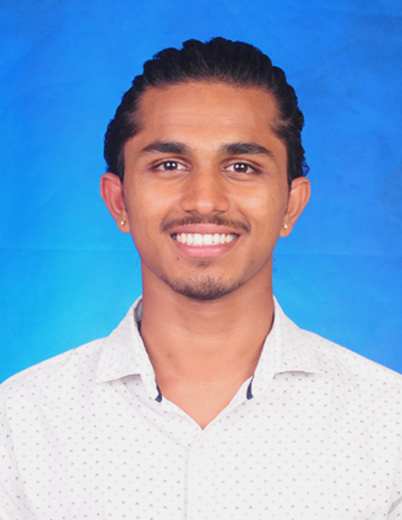
#> input picture M4/AIML_4MT20AI017_M CHINMAYA RAO.JPG, 402 x 520 px, found by its file name
$ python Preprocesing_technique.py
#> lines starting #> are read from the running program, lines starting #| are printed output that depends on the picture
#> further down, original_image is the input picture: shape (520, 402, 3); mean B, G, R 202.5, 166.5, 135
import cv2
import matplotlib.pyplot as plt

# Function to resize an image
def resize_image(image, new_size):
#> called with new_size = (150, 150)
    resized_image = cv2.resize(image, new_size)
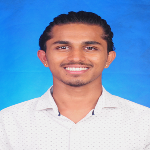
#> resized_image: shape (150, 150, 3); mean B, G, R 202.4, 166.3, 134.9
    return resized_image

# Function to convert an image to grayscale
def convert_to_grayscale(image):
    grayscale_image = cv2.cvtColor(image, cv2.COLOR_BGR2GRAY)
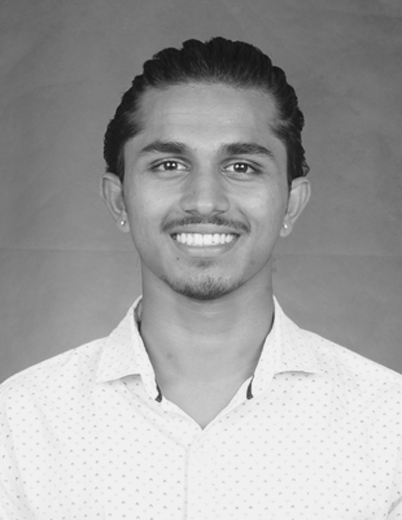
#> grayscale_image: shape (520, 402); min 17, max 242, mean 161.2
    return grayscale_image

# Read an example image
image_path = "M4/AIML_4MT20AI017_M CHINMAYA RAO.JPG"
original_image = cv2.imread(image_path)

# Display the original image
plt.subplot(1, 3, 1)
plt.imshow(cv2.cvtColor(original_image, cv2.COLOR_BGR2RGB))
plt.title("Original Image")

# Resize the image to (150, 150)
resized_image = resize_image(original_image, (150, 150))
plt.subplot(1, 3, 2)
plt.imshow(cv2.cvtColor(resized_image, cv2.COLOR_BGR2RGB))
plt.title("Resized Image")

# Convert the image to grayscale
grayscale_image = convert_to_grayscale(original_image)
plt.subplot(1, 3, 3)
plt.imshow(grayscale_image, cmap="gray")
plt.title("Grayscale Image")

plt.show()
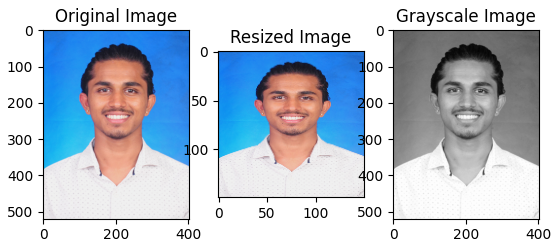
#> figure drawn by matplotlib, 3 panels


# EXPLANATION

# 1.Resizing:
#   The resize_image function uses OpenCV's resize function to resize the image to a new size specified by the new_size parameter.

# 2.Grayscale Conversion:
#   The convert_to_grayscale function uses OpenCV's cvtColor function to convert the color image to grayscale. The cv2.COLOR_BGR2GRAY flag indicates the color conversion.
